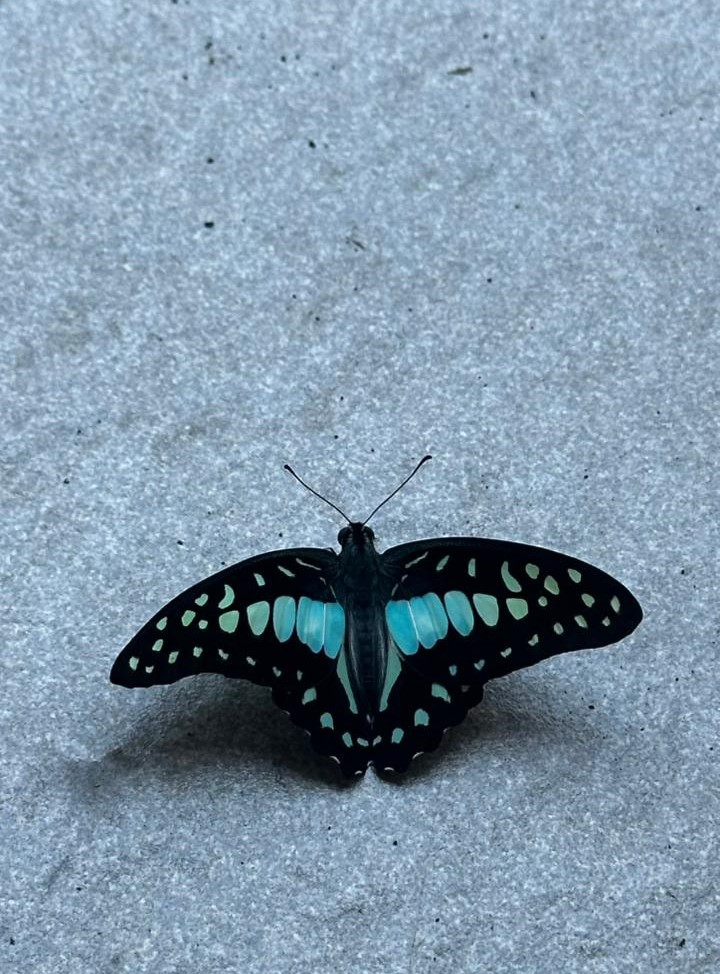
#> input picture Jurnal Faris/gambar/kupu-geometris.jpg, 720 x 974 px
$ python main.py   (older library calls are emulated)
#> lines starting #> are read from the running program, lines starting #| are printed output that depends on the picture
# =========================
# Import library
# =========================
import cv2
import numpy as np
import matplotlib.pyplot as plt
from skimage.filters import threshold_otsu
from skimage.util import random_noise
import os

# =========================
# List gambar
# =========================
image_folder = "gambar"
image_files = [
    "kupu-geometris.jpg",
    "lidahbuaya-rumit.jpg",
    "tang-gelap.jpg",
    "telur-lengkung.jpg",
    "ijuk-thinline.jpg"
]

# =========================
# Preprocessing
# =========================
def preprocess_image(img_path, noise_type=None, noise_amount=0.01):
    # baca gambar
#> called with img_path = 'gambar/kupu-geometris.jpg', noise_type = 's&p', noise_amount = 0.01
    img = cv2.imread(img_path)
#> img is the input picture: shape (974, 720, 3); mean B, G, R 169.3, 150, 127.5
    if img is None:
        raise FileNotFoundError(f"Gambar {img_path} tidak ditemukan!")

    # ubah ke grayscale
    gray = cv2.cvtColor(img, cv2.COLOR_BGR2GRAY)
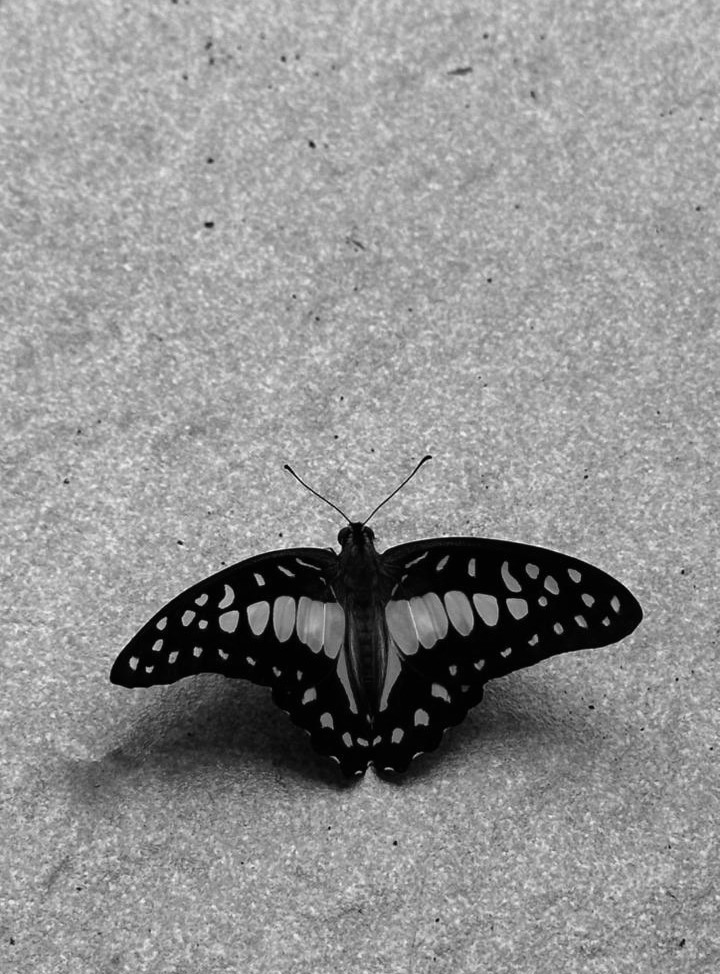
#> gray: shape (974, 720); min 0, max 250, mean 145.4

    # resize
    gray = cv2.resize(gray, (256, 256))
#> gray: shape (256, 256)

    # tambahkan noise jika ada
    if noise_type == 'gaussian':
        gray = random_noise(gray, mode='gaussian', var=noise_amount**2)
        gray = (gray * 255).astype(np.uint8)
    elif noise_type == 's&p':
        gray = random_noise(gray, mode='s&p', amount=noise_amount)
        gray = (gray * 255).astype(np.uint8)

    return gray

# =========================
# Operator edge detection
# =========================
def sobel_edge(gray):
    sobelx = cv2.Sobel(gray, cv2.CV_64F, 1, 0)
    sobely = cv2.Sobel(gray, cv2.CV_64F, 0, 1)
    sobel = cv2.magnitude(sobelx, sobely)
    return sobel.astype(np.uint8)
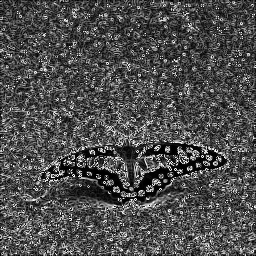
#> returned value: shape (256, 256); min 0, max 255, mean 77.6

def prewitt_edge(gray):
    kernelx = np.array([[1, 0, -1], [1, 0, -1], [1, 0, -1]])
    kernely = np.array([[1, 1, 1], [0, 0, 0], [-1, -1, -1]])
    prewittx = cv2.filter2D(gray, -1, kernelx)
    prewitty = cv2.filter2D(gray, -1, kernely)
    prewitt = cv2.magnitude(prewittx.astype(float), prewitty.astype(float))
    return prewitt.astype(np.uint8)

def log_edge(gray):
    blur = cv2.GaussianBlur(gray, (3, 3), 0)
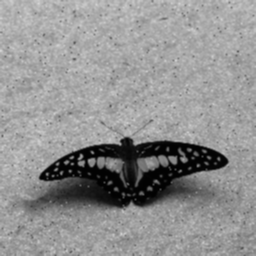
#> blur: shape (256, 256); min 1, max 212, mean 145.1
    log = cv2.Laplacian(blur, cv2.CV_64F)
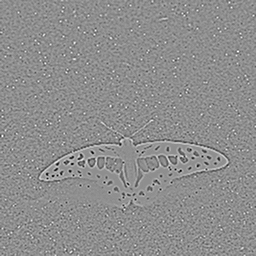
#> log: shape (256, 256) float64; min -140, max 111, mean 0; drawn with min black and max white
    return np.uint8(np.absolute(log))

def canny_edge(gray, low=100, high=200):
#> called with low = 100, high = 200
    canny = cv2.Canny(gray, low, high)
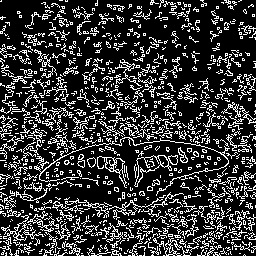
#> canny: shape (256, 256); 21.5% white in thin lines or dots
    return canny

# =========================
# Thresholding Otsu
# =========================
def otsu_threshold(edge_img):
    th = threshold_otsu(edge_img)
#> th = 96
    bin_img = (edge_img > th).astype(np.uint8) * 255
#> bin_img: shape (256, 256); 29.4% white in thin lines or dots
    return bin_img

# =========================
# Loop semua gambar + noise + operator
# =========================
for file in image_files:
    path = os.path.join(image_folder, file)

    # coba 2 level noise
    for noise_amount in [0.01, 0.05]:
        gray = preprocess_image(path, noise_type='s&p', noise_amount=noise_amount)

        # operator
        sobel = sobel_edge(gray)
        prewitt = prewitt_edge(gray)
        log = log_edge(gray)
        canny = canny_edge(gray)

        # thresholding Otsu untuk Sobel, Prewitt, LoG
        sobel_bin = otsu_threshold(sobel)
        prewitt_bin = otsu_threshold(prewitt)
#> in otsu_threshold (call 2), `th = threshold_otsu(edge_img)`: th = 73
#> in otsu_threshold (call 2), `bin_img = (edge_img > th).astype(np.uint8) * 255`:
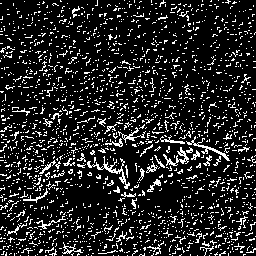
#> bin_img: shape (256, 256); 14.3% white in thin lines or dots
        log_bin = otsu_threshold(log)
#> in otsu_threshold (call 3), `th = threshold_otsu(edge_img)`: th = 21
#> in otsu_threshold (call 3), `bin_img = (edge_img > th).astype(np.uint8) * 255`:
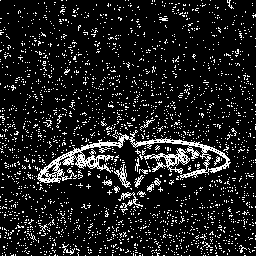
#> bin_img: shape (256, 256); 11.7% white in thin lines or dots

        # tampilkan hasil
        plt.figure(figsize=(12, 6))
        plt.suptitle(f"{file} - Noise: {noise_amount}")

        plt.subplot(2, 3, 1)
        plt.imshow(gray, cmap='gray')
        plt.title('Grayscale')
        plt.axis('off')

        plt.subplot(2, 3, 2)
        plt.imshow(sobel_bin, cmap='gray')
        plt.title('Sobel + Otsu')
        plt.axis('off')

        plt.subplot(2, 3, 3)
        plt.imshow(prewitt_bin, cmap='gray')
        plt.title('Prewitt + Otsu')
        plt.axis('off')

        plt.subplot(2, 3, 4)
        plt.imshow(log_bin, cmap='gray')
        plt.title('LoG + Otsu')
        plt.axis('off')

        plt.subplot(2, 3, 5)
        plt.imshow(canny, cmap='gray')
        plt.title('Canny')
        plt.axis('off')

        plt.show()
#> pass 2 of the loop `for file in image_files:`:
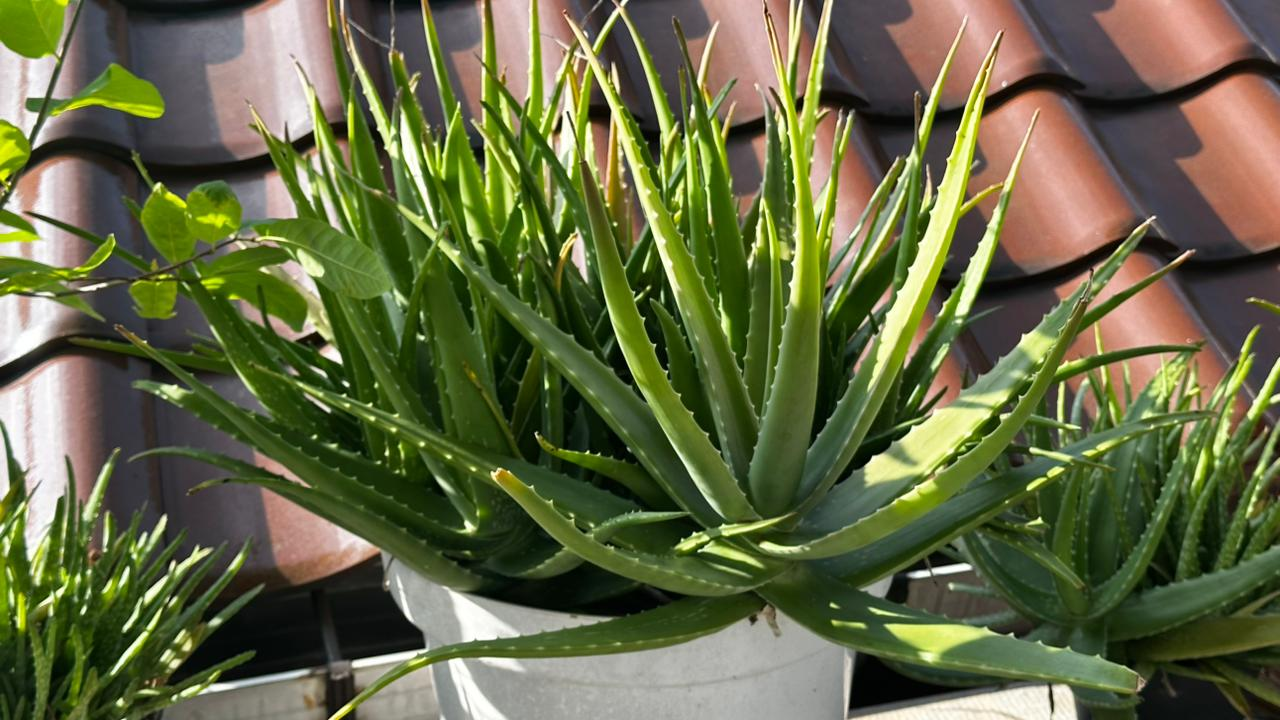
#> input picture Jurnal Faris/gambar/lidahbuaya-rumit.jpg, 1280 x 720 px
#> in preprocess_image, img is the input picture: shape (720, 1280, 3); mean B, G, R 68, 104.9, 100.3
#> in canny_edge (call 3), `canny = cv2.Canny(gray, low, high)`:
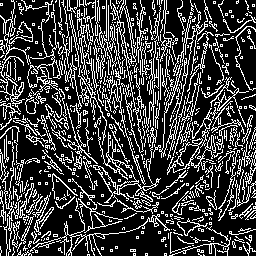
#> canny: shape (256, 256); 24.7% white in thin lines or dots
#> bin_img: shape (256, 256); 33.6% white in thin lines or dots
#> bin_img: shape (256, 256); 19.7% white in thin lines or dots
#> th = 29
#> in otsu_threshold (call 9), `bin_img = (edge_img > th).astype(np.uint8) * 255`:
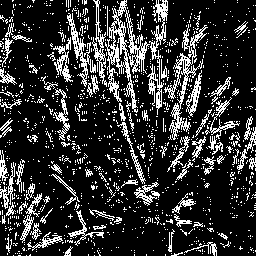
#> bin_img: shape (256, 256); 19.4% white in thin lines or dots
#> pass 3 of the loop `for file in image_files:`:
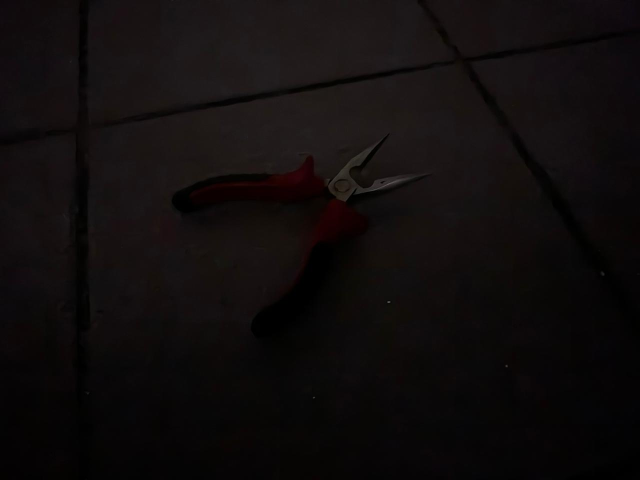
#> input picture Jurnal Faris/gambar/tang-gelap.jpg, 1280 x 960 px (shown at 1/2 size)
#> in preprocess_image, img is the input picture: shape (960, 1280, 3); mean B, G, R 12.3, 12.4, 16
#> in preprocess_image (call 5), `gray = cv2.resize(gray, (256, 256))`:
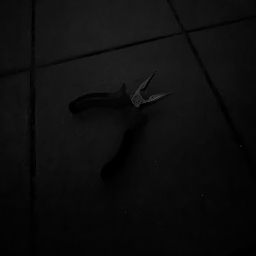
#> gray: shape (256, 256); min 0, max 83, mean 13.5
#> in sobel_edge (call 5), `sobelx = cv2.Sobel(gray, cv2.CV_64F, 1, 0)`:
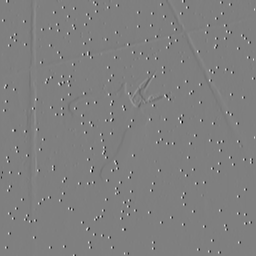
#> sobelx: shape (256, 256) float64; min -726, max 724, mean -0.1; drawn with min black and max white
#> the loop made 5 passes; the first 3 are shown
